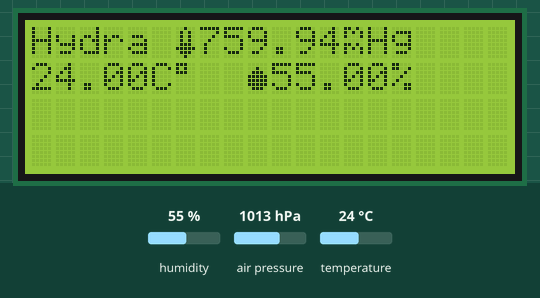
Recording of a program running on a simulated ESP8266 (Wemos D1 mini). Parts: 20×4 character LCD. The inputs (shaded band) are chosen by the test bench; at power-on: humidity 55 %, air pressure 1013 hPa, temperature 24 °C. A WiFi scan finds three made-up networks; EEPROM starts erased; what the program prints to the serial monitor is not drawn.

Above: at 4.7 s.
4.8 s: humidity set to 22 %
At 13.1 s:
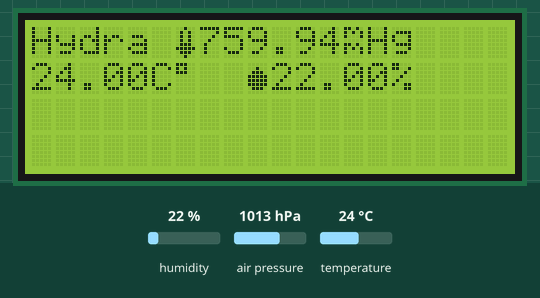
13.6 s: air pressure set to 952 hPa
At 20.4 s:
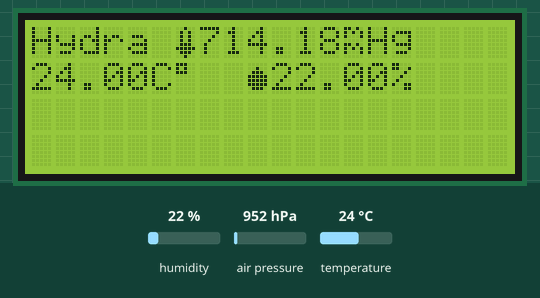
24.3 s: temperature set to 12 °C
At 32.5 s:
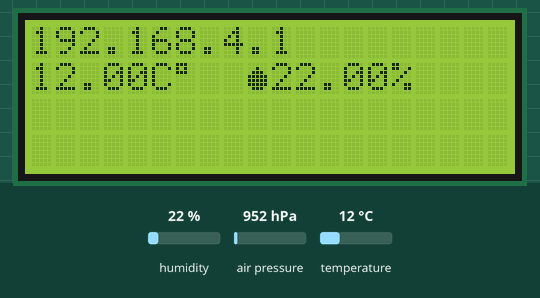
33.6 s: humidity set to 40 %
At 37.4 s:
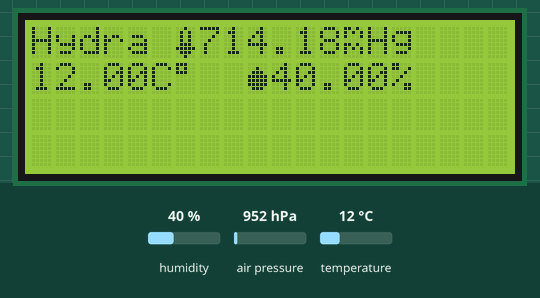
Timing chart, 0 to 38.9 s (numbered marks = the images above; inputs shaded):
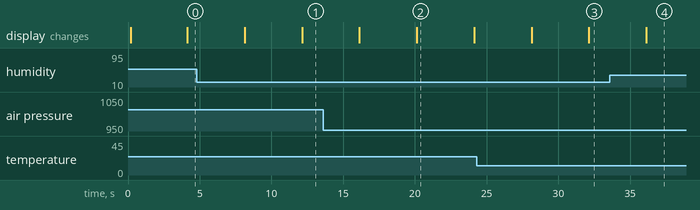

Measured:
- after the input at 4.8 s, the display: first differs from a run without the input after 7.3 s (image 1)
- after the input at 13.6 s, the display: first differs from a run without the input after 6.5 s (image 2)
- after the input at 24.3 s, the display: first changes after 3.8 s (image 3 shows a later state)
- after the input at 33.6 s, the display: changes after 2.5 s (image 4)
- what the display in image 2 shows lasts 4.0 s, from 20.1 s to 24.1 s

The program:

main.cpp
```cpp
#include <Arduino.h>

#include <Wire.h>
#include <LiquidCrystal_I2C.h>
#include <Adafruit_Sensor.h>
#include <Adafruit_BME280.h>


#include <ESP8266WiFiMulti.h>
#include <ESP8266WebServer.h>

#include <WiFiClient.h>
#include <ESP8266HTTPClient.h>

#include <EEManager.h>
#include <TimerMs.h>
#include <ArduinoJson.h>

#include <log.h>


struct Data
{
  // Data
  char device_name[32] = "Hydra";
  bool wifiAP = true;
  byte wifiConnectTry = 0;
  // WiFi
  char wifiDataString[1024];
};
  double pressure=0;
  double temp=0;
  double humidity=0;
  double mmHg=133.3; //величина для перевода паскалей в мм.рт.ст

  bool showIpEnded = false;
  bool isShowIp = false;

byte customChar_mm[] = {
  0x1A,
  0x15,
  0x11,
  0x00,
  0x1A,
  0x15,
  0x11,
  0x00
};
byte customCharPressure[] = {
  0x04,
  0x0A,
  0x0A,
  0x0A,
  0x0E,
  0x1F,
  0x0E,
  0x04
};
byte customCharHumidity[] = {
  0x00,
  0x04,
  0x0E,
  0x1F,
  0x1F,
  0x1F,
  0x0E,
  0x00
};

Data data;
EEManager memory(data);
GPlog glog("log");
TimerMs bmeTimer, scanWifiTimer, telemetryTimer;

WiFiEventHandler onSoftAPModeStationConnected, onSoftAPModeStationDisconnected, onStationModeConnected;

ESP8266WiFiMulti wifiMulti;

WiFiClient client;
HTTPClient http;

ESP8266WebServer server(80);

LiquidCrystal_I2C lcd(0x27,20,4);

#define BME280__ADDRESS (0x76) //адрес для подключения датчиков bmp280 через I2C

Adafruit_BME280 bme;

void serve();
void sendJsonToDB();
#include <function.h>
#include <httpFunc.h>
#include <telemetry.h>


void setup()
{
  startup();
}

void loop()
{
  server.handleClient();
  if (bmeTimer.tick()) readBME();
  if (scanWifiTimer.tick()) stopScanWifi();
  if (telemetryTimer.tick()) sendJsonToDB();
}
```
